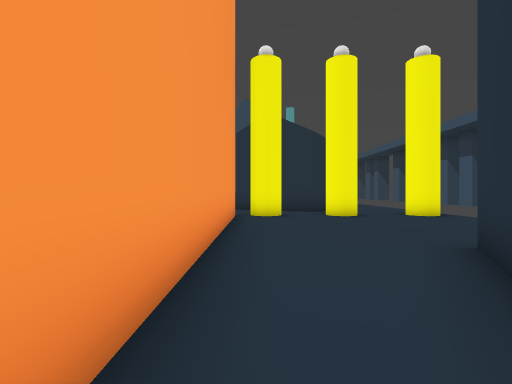
View 1 (above)

24 first-person views from a walk through a 3-D level made in the Unity game engine. The camera is 1.5 m above the floor, looks level and sees 80° across. Doors are open. The floor is counted in squares, 2 m on a side. Each view is taken from the middle of a square. On the plan, view 1 faces up. The plan holds only what a view shows up to about 10 squares ahead; the rest is blank. The place goes on beyond the plan. Some animated figures are left out. Some surface patterns are stand-ins.

View 2
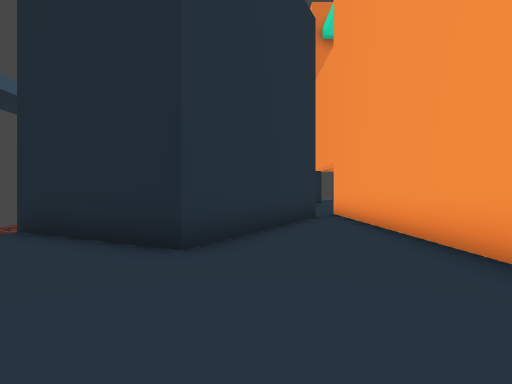

View 3
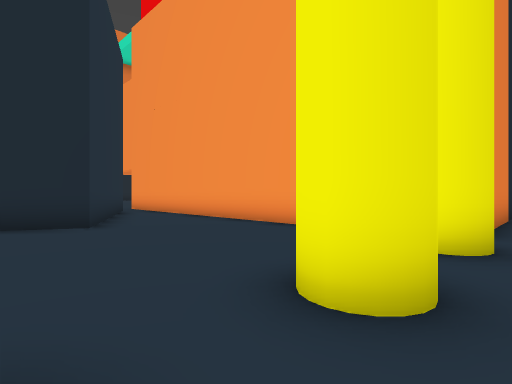

View 4
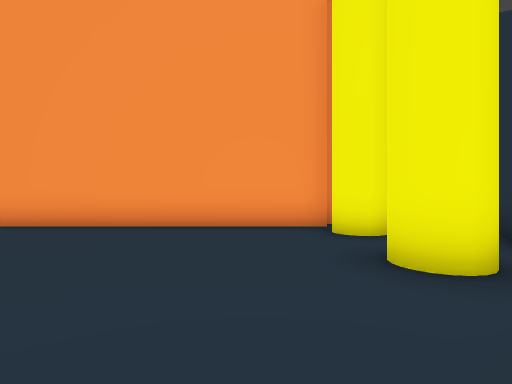

View 5
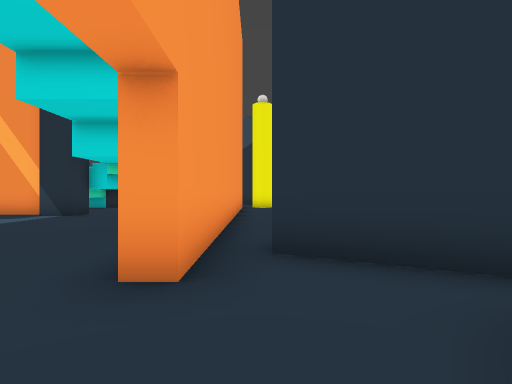

View 6
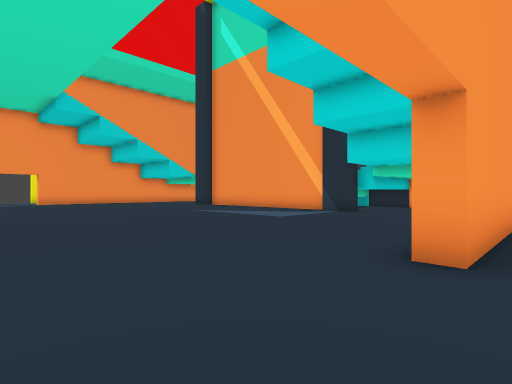

View 7
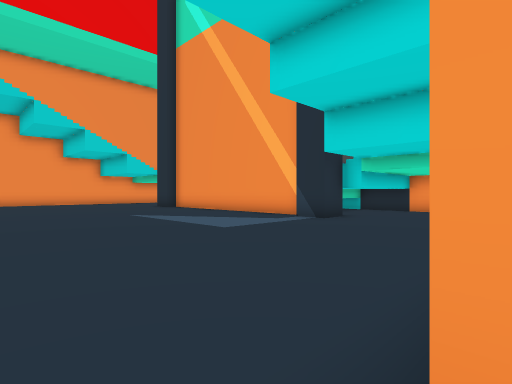

View 8
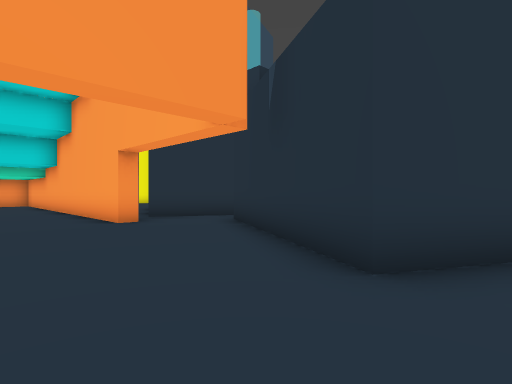

View 9
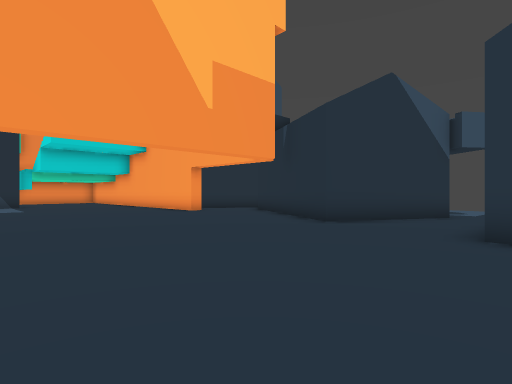

View 10
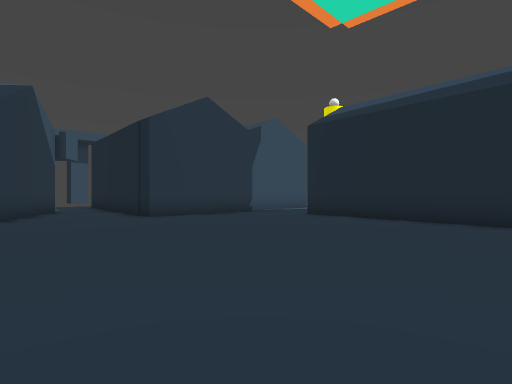

View 11
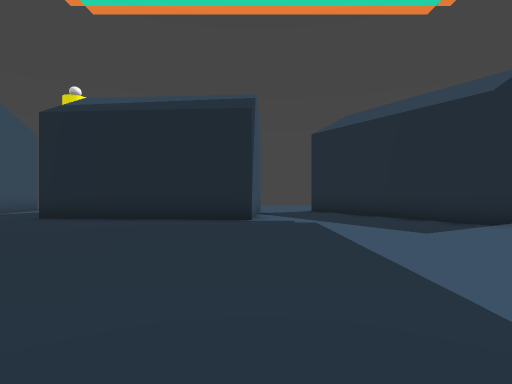

View 12
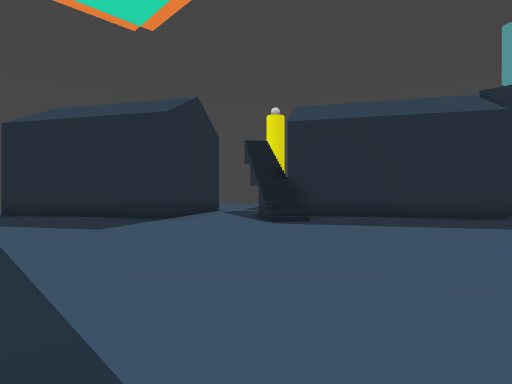

View 13
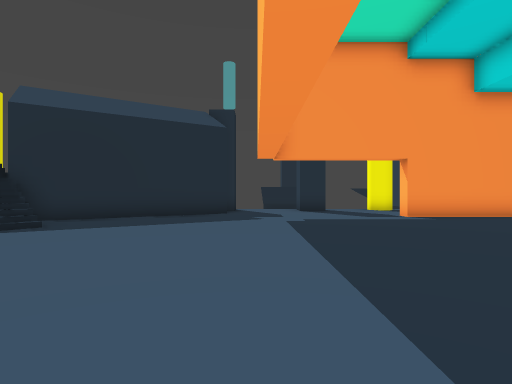

View 14
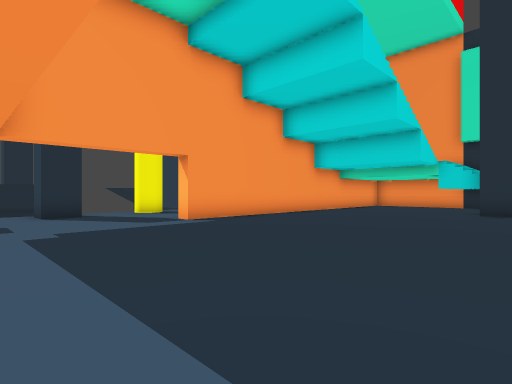

View 15
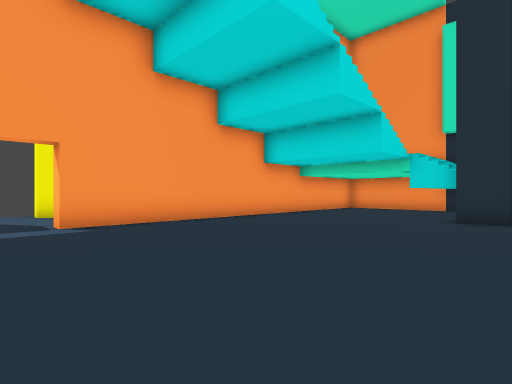

View 16
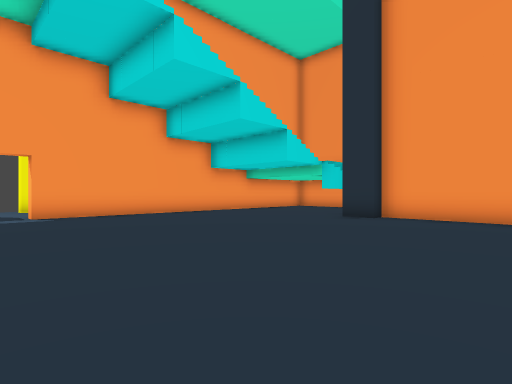

View 17
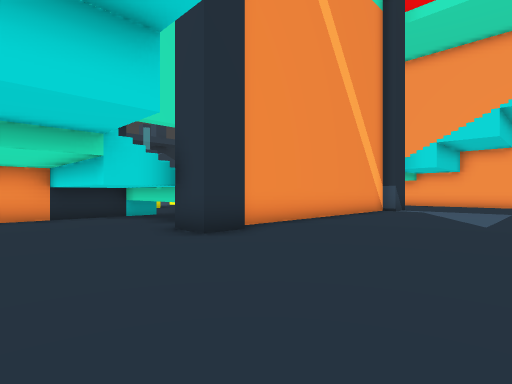

View 18
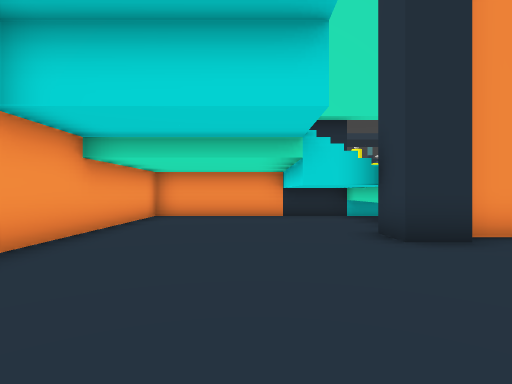

View 19
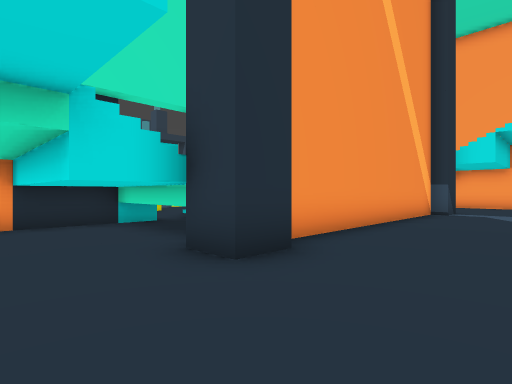

View 20
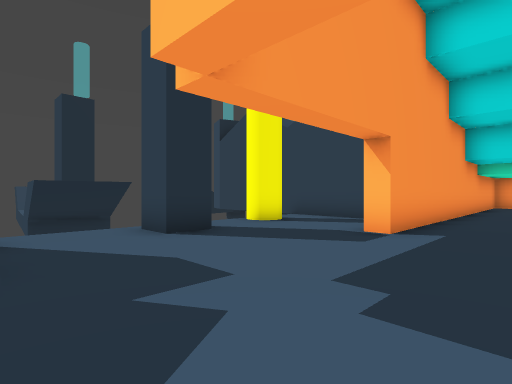

View 21
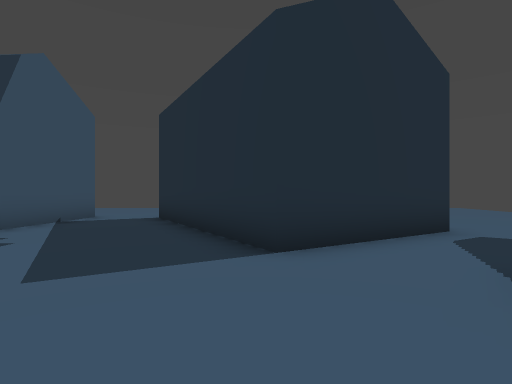

View 22
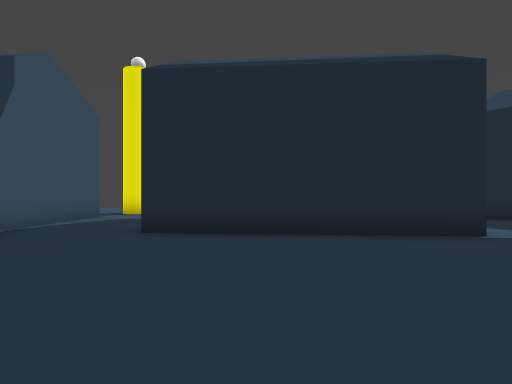

View 23
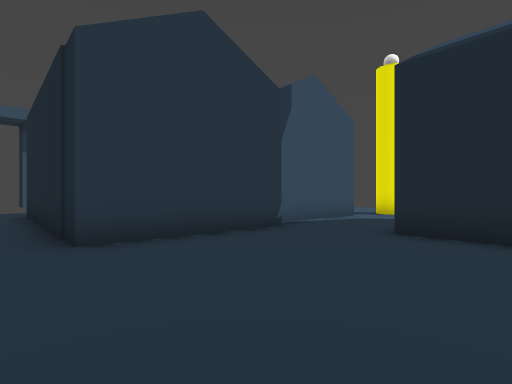

View 24
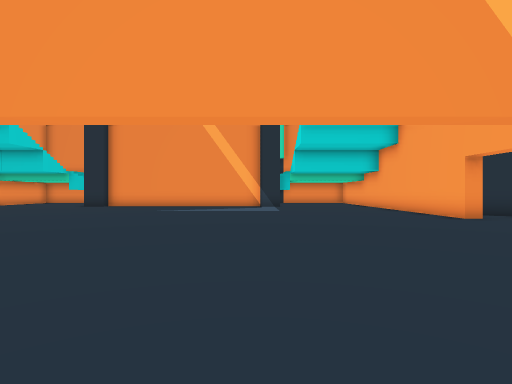

### Floor plan
Key: @ floor where view 1 was taken; # wall or solid block; x gap in a wall; . floor; / step, stairs or slope; D open door; H house.
Columns run from 25 left of view 1 to 6 right of it. Each row starts with its distance up from view 1.
 11                          ......
 10     ######x        #######..#.#.
  9     #.....D             #.......
  8     #...../             #.......
  7     #...../         ..  #......
  6     #...../        ...  #......
  5     #.....##########... #......
  4     #.................. #...H...
  3     #.................. #... HH.
  2     #...................#..H   H
  1 HHH #...................#..H
  0 ... #...................#@H
 -1 ....#...................#.H
 -2 #...#...................#..HH
 -3 ............................
 -4 ...........................H
 -5 #.........................H
 -6 ............. ............H
 -7 .........................H
 -8  #H.....................H
 -9  HHH....................HHH
-10   HH......................HH
-11    HH.........................
-12    HH.//.......................
-13    HHH#/...............     HH.
-14     H./................
-15      ...HH.............
-16      ..HHH.....H.......
-17     ..H HHH...HHHHHHH..H
-18    ...  HHH...HHHHHHH..H
-19   ...      H..H      ..H
-20  ...      HHH.H      ..H
-21  ..       H  ..       ..

Where each view was taken, in squares from view 1:
view 1: 0 up, 0 right, facing up
view 2: 8 up, 2 right, facing down
view 3: 11 up, 5 right, facing down-left
view 4: 8 up, 6 right, facing left
view 5: 5 down, 0 right, facing up
view 6: 6 down, 0 right, facing up-left
view 7: 3 down, 1 left, facing up-left
view 8: 10 down, 4 left, facing up-right
view 9: 13 down, 8 left, facing up-right
view 10: 8 down, 11 left, facing down-right
view 11: 8 down, 11 left, facing down
view 12: 7 down, 12 left, facing down-left
view 13: 7 down, 12 left, facing left
view 14: 7 down, 14 left, facing up-left
view 15: 4 down, 14 left, facing up-left
view 16: 4 down, 11 left, facing up-left
view 17: 0 up, 19 left, facing up-right
view 18: 0 up, 18 left, facing up
view 19: 2 up, 18 left, facing up-right
view 20: 8 down, 19 left, facing up-left
view 21: 11 down, 16 left, facing down
view 22: 11 down, 7 left, facing down
view 23: 11 down, 7 left, facing down-right
view 24: 11 down, 7 left, facing up
